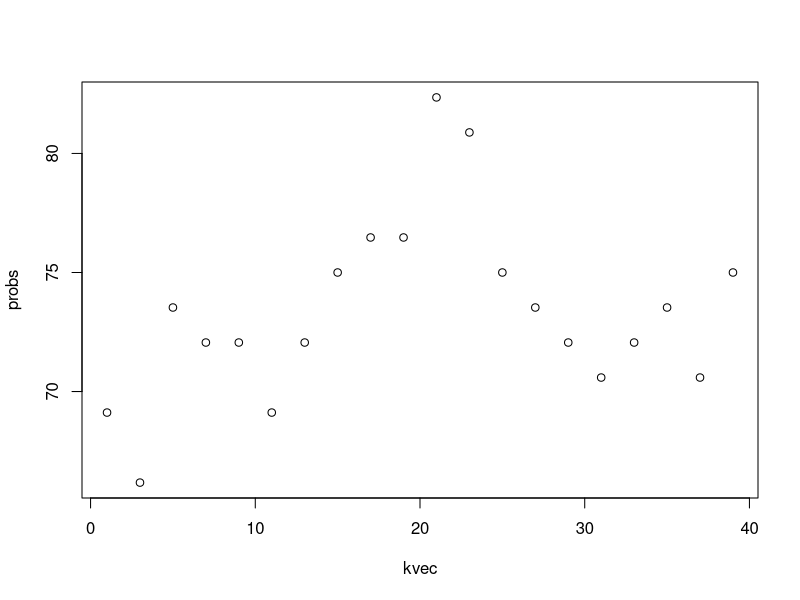

Write R code to recreate this figure. (Note: this script raises an error after producing the figure.)
library(readxl)
library(class)
library(dplyr)

data = read_xlsx("diabetes.xlsx")
attach(data)


data$Outcome = as.factor(data$Outcome)

summary(data)

split = 700
train.X = select (data,-c(Outcome))[1:split,]
train.y = select (data,c(Outcome))[1:split,]
test.X = select (data,-c(Outcome))[(split+1):nrow(data),]
test.y = select (data,c(Outcome))[(split+1):nrow(data),]

train = data[1:split,]
test = data[(split+1):nrow(data),]
cl = pull(train.y)

knn.1 =  knn(train.X, test.X, cl, k=1)
knn.3 =  knn(train.X, test.X, cl, k=3)
knn.5 =  knn(train.X, test.X, cl, k=5)


attributes(.Last.value)
test.y = pull(test.y)


table(knn.1,test.y)
table(knn.3,test.y)
table(knn.5,test.y)

100 * sum(test.y == knn.1)/length(test.y)  # For knn = 1
100 * sum(test.y == knn.3)/length(test.y)  # For knn = 3
100 * sum(test.y == knn.5)/length(test.y)  # For knn = 5


kvec = seq(1, 39, by=2)
probs = c()
for (k in kvec){
  prob = 100 * sum(test.y == knn(train.X, test.X, cl, k))/length(test.y)
  probs = append(probs, prob)
}

kvec = data.frame(kvec,probs)

plot(kvec)
plot.